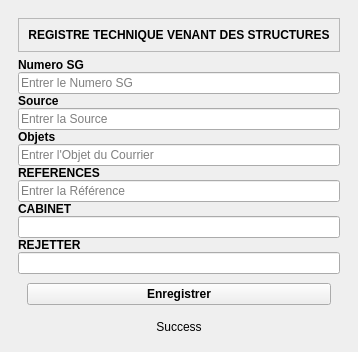
                  <widget class="QWidget" name="formRTVS">
                   <layout class="QVBoxLayout" name="verticalLayout_16">
                    <property name="spacing">
                     <number>0</number>
                    </property>
                    <property name="leftMargin">
                     <number>0</number>
                    </property>
                    <property name="topMargin">
                     <number>0</number>
                    </property>
                    <property name="rightMargin">
                     <number>0</number>
                    </property>
                    <property name="bottomMargin">
                     <number>0</number>
                    </property>
                    <item>
                     <widget class="QWidget" name="widget_6" native="true">
                      <layout class="QVBoxLayout" name="verticalLayout_15">
                       <item>
                        <widget class="QCustomSlideMenu" name="PopopSubFormular2_4" native="true">
                         <layout class="QVBoxLayout" name="verticalLayout_36">
                          <item alignment="Qt::AlignTop">
                           <widget class="QFrame" name="frame_11">
                            <property name="frameShape">
                             <enum>QFrame::StyledPanel</enum>
                            </property>
                            <property name="frameShadow">
                             <enum>QFrame::Raised</enum>
                            </property>
                            <layout class="QHBoxLayout" name="horizontalLayout_51">
                             <item alignment="Qt::AlignLeft|Qt::AlignTop">
                              <widget class="QLabel" name="label_30">
                               <property name="sizePolicy">
                                <sizepolicy hsizetype="Expanding" vsizetype="Preferred">
                                 <horstretch>0</horstretch>
                                 <verstretch>0</verstretch>
                                </sizepolicy>
                               </property>
                               <property name="font">
                                <font>
                                 <weight>75</weight>
                                 <bold>true</bold>
                                </font>
                               </property>
                               <property name="text">
                                <string>REGISTRE TECHNIQUE VENANT DES STRUCTURES</string>
                               </property>
                               <property name="alignment">
                                <set>Qt::AlignCenter</set>
                               </property>
                              </widget>
                             </item>
                            </layout>
                           </widget>
                          </item>
                          <item>
                           <widget class="QWidget" name="widget_48" native="true">
                            <property name="sizePolicy">
                             <sizepolicy hsizetype="Preferred" vsizetype="Expanding">
                              <horstretch>0</horstretch>
                              <verstretch>0</verstretch>
                             </sizepolicy>
                            </property>
                            <layout class="QVBoxLayout" name="verticalLayout_37">
                             <property name="spacing">
                              <number>0</number>
                             </property>
                             <property name="leftMargin">
                              <number>0</number>
                             </property>
                             <property name="topMargin">
                              <number>0</number>
                             </property>
                             <property name="rightMargin">
                              <number>0</number>
                             </property>
                             <property name="bottomMargin">
                              <number>0</number>
                             </property>
                             <item>
                              <widget class="QWidget" name="widget_49" native="true">
                               <layout class="QVBoxLayout" name="verticalLayout_24">
                                <property name="spacing">
                                 <number>0</number>
                                </property>
                                <property name="leftMargin">
                                 <number>0</number>
                                </property>
                                <property name="topMargin">
                                 <number>0</number>
                                </property>
                                <property name="rightMargin">
                                 <number>0</number>
                                </property>
                                <property name="bottomMargin">
                                 <number>0</number>
                                </property>
                                <item>
                                 <widget class="QLabel" name="label_31">
                                  <property name="font">
                                   <font>
                                    <weight>75</weight>
                                    <bold>true</bold>
                                   </font>
                                  </property>
                                  <property name="text">
                                   <string>Numero SG</string>
                                  </property>
                                  <property name="alignment">
                                   <set>Qt::AlignLeading|Qt::AlignLeft|Qt::AlignVCenter</set>
                                  </property>
                                 </widget>
                                </item>
                                <item>
                                 <widget class="QLineEdit" name="lineEdit_27">
                                  <property name="placeholderText">
                                   <string>Entrer le Numero SG</string>
                                  </property>
                                 </widget>
                                </item>
                               </layout>
                              </widget>
                             </item>
                             <item>
                              <widget class="QWidget" name="widget_50" native="true">
                               <layout class="QVBoxLayout" name="verticalLayout_38">
                                <property name="spacing">
                                 <number>0</number>
                                </property>
                                <property name="leftMargin">
                                 <number>0</number>
                                </property>
                                <property name="topMargin">
                                 <number>0</number>
                                </property>
                                <property name="rightMargin">
                                 <number>0</number>
                                </property>
                                <property name="bottomMargin">
                                 <number>0</number>
                                </property>
                                <item>
                                 <widget class="QLabel" name="label_32">
                                  <property name="font">
                                   <font>
                                    <weight>75</weight>
                                    <bold>true</bold>
                                   </font>
                                  </property>
                                  <property name="text">
                                   <string>Source</string>
                                  </property>
                                 </widget>
                                </item>
                                <item>
                                 <widget class="QLineEdit" name="lineEdit_28">
                                  <property name="placeholderText">
                                   <string>Entrer la Source</string>
                                  </property>
                                 </widget>
                                </item>
                               </layout>
                              </widget>
                             </item>
                             <item>
                              <widget class="QWidget" name="widget_51" native="true">
                               <layout class="QVBoxLayout" name="verticalLayout_39">
                                <property name="spacing">
                                 <number>0</number>
                                </property>
                                <property name="leftMargin">
                                 <number>0</number>
                                </property>
                                <property name="topMargin">
                                 <number>0</number>
                                </property>
                                <property name="rightMargin">
                                 <number>0</number>
                                </property>
                                <property name="bottomMargin">
                                 <number>0</number>
                                </property>
                                <item>
                                 <widget class="QLabel" name="label_33">
                                  <property name="font">
                                   <font>
                                    <weight>75</weight>
                                    <bold>true</bold>
                                   </font>
                                  </property>
                                  <property name="text">
                                   <string>Objets</string>
                                  </property>
                                 </widget>
                                </item>
                                <item>
                                 <widget class="QLineEdit" name="lineEdit_29">
                                  <property name="placeholderText">
                                   <string>Entrer l'Objet du Courrier</string>
                                  </property>
                                 </widget>
                                </item>
                               </layout>
                              </widget>
                             </item>
                             <item>
                              <widget class="QWidget" name="widget_52" native="true">
                               <layout class="QVBoxLayout" name="verticalLayout_40">
                                <property name="spacing">
                                 <number>0</number>
                                </property>
                                <property name="leftMargin">
                                 <number>0</number>
                                </property>
                                <property name="topMargin">
                                 <number>0</number>
                                </property>
                                <property name="rightMargin">
                                 <number>0</number>
                                </property>
                                <property name="bottomMargin">
                                 <number>0</number>
                                </property>
                                <item>
                                 <widget class="QLabel" name="label_34">
                                  <property name="font">
                                   <font>
                                    <weight>75</weight>
                                    <bold>true</bold>
                                   </font>
                                  </property>
                                  <property name="text">
                                   <string>REFERENCES</string>
                                  </property>
                                 </widget>
                                </item>
                                <item>
                                 <widget class="QLineEdit" name="lineEdit_30">
                                  <property name="placeholderText">
                                   <string>Entrer la Référence</string>
                                  </property>
                                 </widget>
                                </item>
                               </layout>
                              </widget>
                             </item>
                             <item>
                              <widget class="QWidget" name="widget_53" native="true">
                               <layout class="QVBoxLayout" name="verticalLayout_35">
                                <property name="spacing">
                                 <number>0</number>
                                </property>
                                <property name="leftMargin">
                                 <number>0</number>
                                </property>
                                <property name="topMargin">
                                 <number>0</number>
                                </property>
                                <property name="rightMargin">
                                 <number>0</number>
                                </property>
                                <property name="bottomMargin">
                                 <number>0</number>
                                </property>
                                <item>
                                 <widget class="QLabel" name="label_35">
                                  <property name="font">
                                   <font>
                                    <weight>75</weight>
                                    <bold>true</bold>
                                   </font>
                                  </property>
                                  <property name="text">
                                   <string>CABINET</string>
                                  </property>
                                 </widget>
                                </item>
                                <item>
                                 <widget class="QLineEdit" name="lineEdit_3"/>
                                </item>
                               </layout>
                              </widget>
                             </item>
                             <item>
                              <widget class="QWidget" name="widget_54" native="true">
                               <layout class="QVBoxLayout" name="verticalLayout_41">
                                <property name="spacing">
                                 <number>0</number>
                                </property>
                                <property name="leftMargin">
                                 <number>0</number>
                                </property>
                                <property name="topMargin">
                                 <number>0</number>
                                </property>
                                <property name="rightMargin">
                                 <number>0</number>
                                </property>
                                <property name="bottomMargin">
                                 <number>0</number>
                                </property>
                                <item>
                                 <widget class="QLabel" name="label_36">
                                  <property name="font">
                                   <font>
                                    <weight>75</weight>
                                    <bold>true</bold>
                                   </font>
                                  </property>
                                  <property name="text">
                                   <string>REJETTER</string>
                                  </property>
                                 </widget>
                                </item>
                                <item>
                                 <widget class="QLineEdit" name="lineEdit_2"/>
                                </item>
                               </layout>
                              </widget>
                             </item>
                             <item>
                              <widget class="QWidget" name="widget_55" native="true">
                               <layout class="QHBoxLayout" name="horizontalLayout_58">
                                <item>
                                 <widget class="QPushButton" name="ValidateRTVSBtn">
                                  <property name="sizePolicy">
                                   <sizepolicy hsizetype="Preferred" vsizetype="Fixed">
                                    <horstretch>0</horstretch>
                                    <verstretch>0</verstretch>
                                   </sizepolicy>
                                  </property>
                                  <property name="font">
                                   <font>
                                    <weight>75</weight>
                                    <bold>true</bold>
                                   </font>
                                  </property>
                                  <property name="text">
                                   <string>Enregistrer</string>
                                  </property>
                                  <property name="icon">
                                   <iconset resource="../Utilisateur/resources.qrc">
                                    <normaloff>:/icons/icons/save.svg</normaloff>:/icons/icons/save.svg</iconset>
                                  </property>
                                  <property name="iconSize">
                                   <size>
                                    <width>24</width>
                                    <height>24</height>
                                   </size>
                                  </property>
                                 </widget>
                                </item>
                               </layout>
                              </widget>
                             </item>
                            </layout>
                           </widget>
                          </item>
                          <item>
                           <widget class="QLabel" name="label_4">
                            <property name="text">
                             <string>Success</string>
                            </property>
                            <property name="alignment">
                             <set>Qt::AlignCenter</set>
                            </property>
                           </widget>
                          </item>
                         </layout>
                        </widget>
                       </item>
                      </layout>
                     </widget>
                    </item>
                   </layout>
                  </widget>
